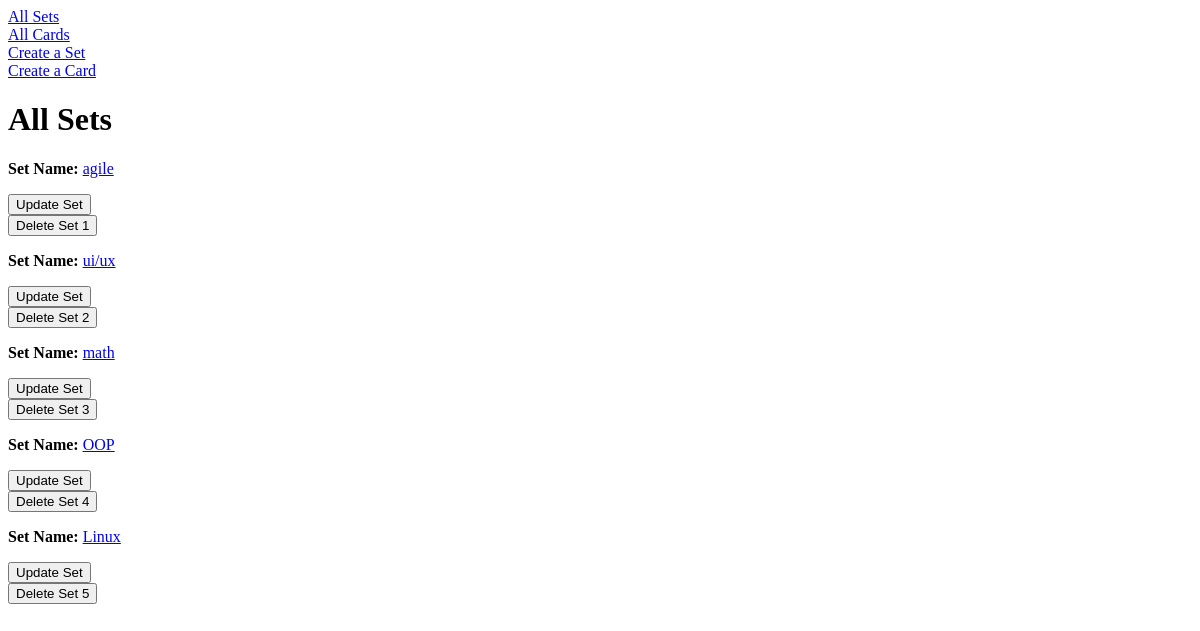
The app's page /sets/, older data.
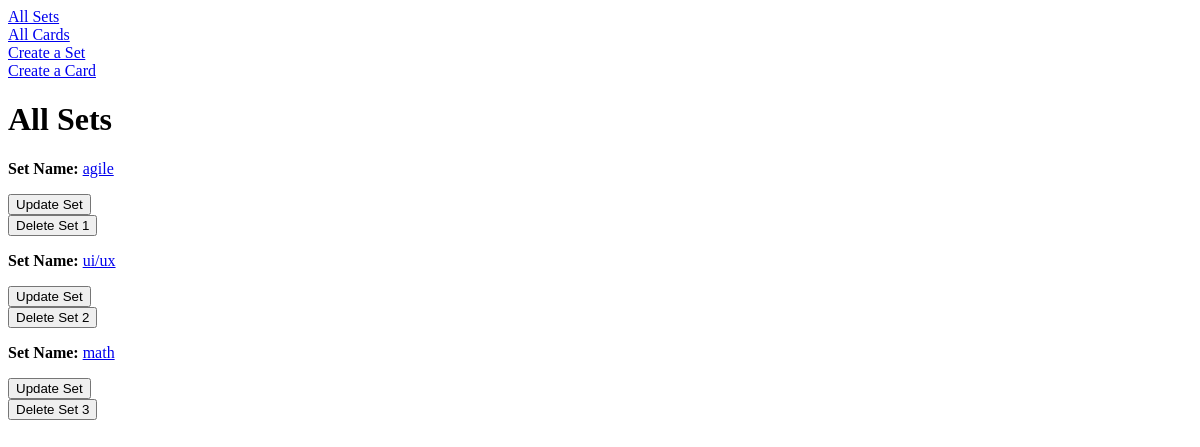
The same page, newer data.
### models.py (models this page shows)
class Flashcard_set(db.Model):
    set_id=mapped_column(Integer, primary_key=True, autoincrement=True)
    name = mapped_column(String(200), nullable=False)
    customer_id = mapped_column(Integer, ForeignKey(Customer.id), nullable=False)
    description = mapped_column(String(200), nullable=True)
    customer = relationship("Customer", back_populates="set")
    card = relationship("Flashcard", back_populates="set", cascade="all, delete-orphan")

### routes/sets.py (the view)
@sets_bp.route('/') # display all sets
def sets_page():
    all_sets = db.session.execute(db.select(Flashcard_set)).scalars()
    return render_template("sets.html", sets=all_sets)

### templates/sets.html
{% extends "base.html" %}
{% block content %}
<h1> All Sets </h1>
{% for set in sets %}
<p>
    <strong>Set Name:</strong>
    <span>
        <a href="#"> {{ set.name }} </a>
    </span>
    <span>
        <form action="{{ url_for('api_sets.view_update_set', set_id=set.set_id) }}">
            <button type="submit"> Update Set </button>
        </form>
    </span>
    <form method="POST" action="{{ url_for('api_sets.delete_set', set_id=set.set_id) }}">
        <button type="submit"> Delete Set {{ set.set_id }} </button>
    </form>
</p>
{% endfor %}
{% endblock %}

### templates/base.html (shortened to what this page needs)
<!doctype html>
<html lang="en">
    <head>
        <link rel="stylesheet" href="{{ url_for('static', filename='style.css') }}">
    </head>
    <body>
        <div class="container">
        <nav class="vertical-stack">
            <a href="{{ url_for('sets.sets_page')}}">All Sets</a>
            <a href="{{ url_for('cards.cards_page')}}">All Cards</a>
            <a href="{{ url_for('api_sets.post_set')}}">Create a Set</a>
            <a href="{{ url_for('api_cards.post_card')}}">Create a Card</a>
        </nav>
        {% block content %}
        {% endblock %}
        </div>
    </body>
</html>

### static/style.css (style rules this page uses)
.vertical-stack { display: grid; flex-direction: column; }

Row changes from the older to the newer data that the page shows:
removed Flashcard_set: name "OOP", set_id "4"
removed Flashcard_set: name "Linux", set_id "5"
